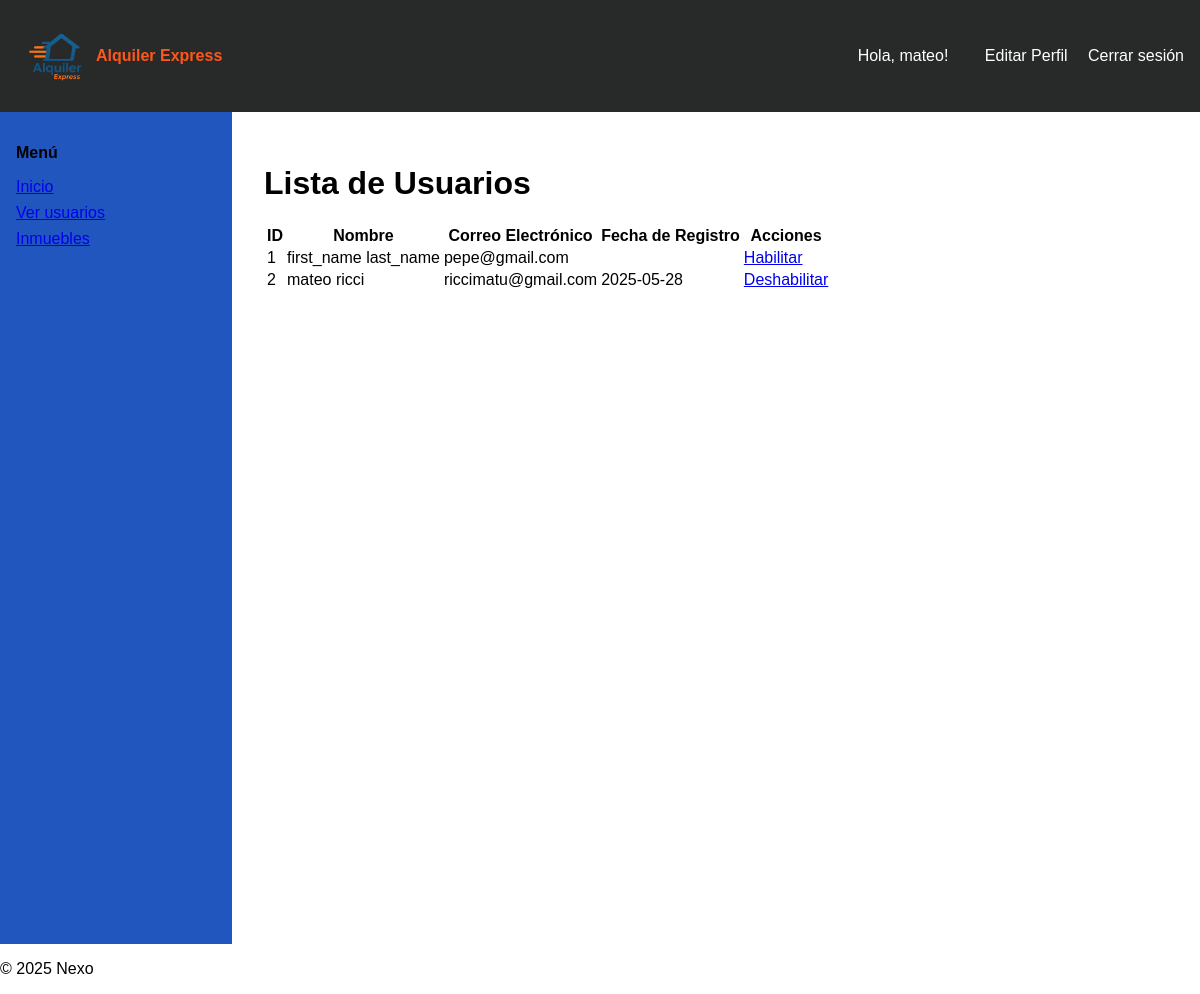
Before: /lista_usuarios/ (signed in) with the older database file.
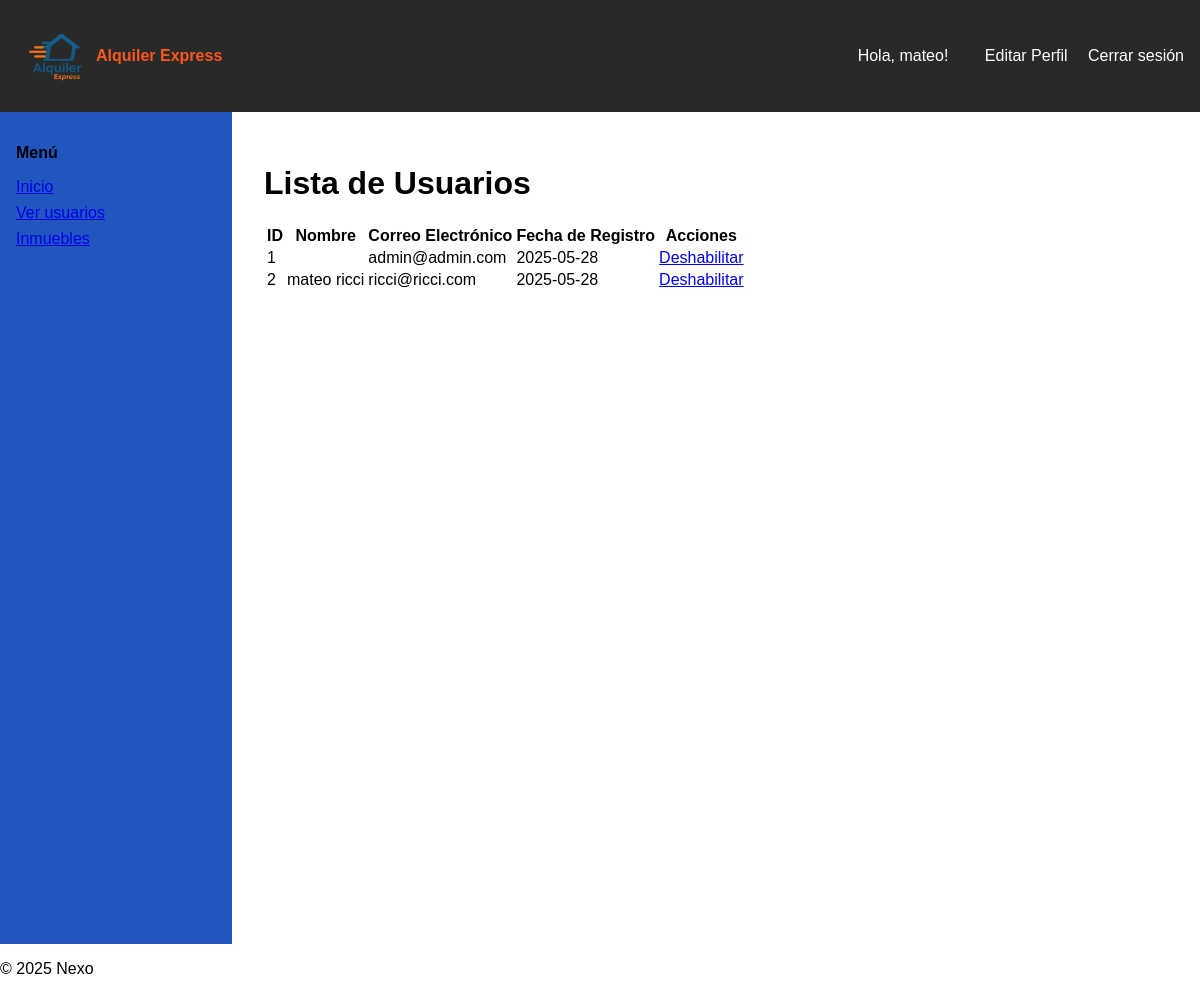
After: the same page with the newer database file.
### usuarios/models.py (models this page shows, shortened)
class Usuario(AbstractUser):
    ROLES = (
        ('admin', 'Admin'),
        ('inquilino', 'Inquilino'),
        ('empleado', 'Empleado'),
    )
    dni = models.CharField(max_length=8, unique=True, verbose_name='DNI')
    rol = models.CharField(max_length=20, choices=ROLES, default='Inquilino')

### usuarios/views.py (the view)
# urls.py: path('lista_usuarios/', views.listar_usuarios, name='lista_usuarios'),
@login_required
def listar_usuarios(request):
    if request.user.rol not in ['admin', 'empleado']:
        return redirect('home')
    usuarios = Usuario.objects.all()
    return render(request, 'usuarios/listar_usuarios.html', {'usuarios': usuarios})

### usuarios/templates/usuarios/listar_usuarios.html (shortened to what this page needs)
{% extends 'base.html' %}
{% block content %}
<h1>Lista de Usuarios</h1>
<table>
    <thead>
        <tr>
            <th>ID</th>
            <th>Nombre</th>
            <th>Correo Electrónico</th>
            <th>Fecha de Registro</th>
            <th>Acciones</th>
        </tr>
    </thead>
    <tbody>
        {% for usuario in usuarios %}
        <tr>
            <td>{{ usuario.id }}</td>
            <td>{{ usuario.first_name }} {{ usuario.last_name }}</td>
            <td>{{ usuario.email }}</td>
            <td>{{ usuario.date_joined|date:"Y-m-d" }}</td>
            <td>
                {% if usuario.is_active %}
                    <a href="{% url 'deshabilitar_usuario' usuario.id %}">Deshabilitar</a>
                {% else %}
                    <a href="{% url 'habilitar_usuario' usuario.id %}">Habilitar</a>
                {% endif %}
            </td>
        </tr>
        {% empty %}
        <tr>
            <td colspan="5">No hay usuarios registrados.</td>
        </tr>
        {% endfor %}
    </tbody>
</table>
{% endblock %}

### templates/base.html (shortened to what this page needs)
{% load static %}
<!DOCTYPE html>
<html lang="es">
<head>
</head>
<body style="margin: 0; font-family: Arial, sans-serif;">
    <nav style="background-color: #282929; color: white; padding: 1rem; display: flex; justify-content: space-between; align-items: center;">
        <div class="logo" style="display: flex; align-items: center;">
            <img src="{% static 'img/logo.png' %}" alt="Logo" style="height: 80px; width: auto;">
            <a href="{% url 'home' %}" style="color: #ff571b; font-weight: bold; text-decoration: none;">Alquiler Express</a>
        </div>
        <div class="nav-links">
            {% if user.is_authenticated %}
                <span style="margin-right: 1rem;">Hola, {{ user.first_name }}!</span>
                <a href="{% url 'editar_usuario' %}" style="color: white; text-decoration: none; margin-left: 1rem;">Editar Perfil</a>
                <a href="{% url 'logout' %}" style="color: white; text-decoration: none; margin-left: 1rem;">Cerrar sesión</a>
            {% else %}
                <a href="{% url 'login' %}" style="color: white; text-decoration: none; margin-left: 1rem;">Iniciar sesión</a>
                <a href="{% url 'registro' %}" style="color: white; text-decoration: none; margin-left: 1rem;">Registrarse</a>
            {% endif %}
        </div>
    </nav>
    <div style="display:flex;">
        <div style="width:200px; background-color:#2156bf; padding:1rem; height:100vh;">
            <p style="font-weight:bold;">Menú</p>
            <a href="{% url 'home' %}" style="display:block; margin:0.5rem 0;">Inicio</a>
            {% if user.is_authenticated %}
                {% if user.rol == 'admin' or user.rol == 'empleado' %}
                    <a href="{% url 'lista_usuarios' %}" style="display:block; margin:0.5rem 0;">Ver usuarios</a>
                {% endif %}
            {% endif %}
            <a href="{% url 'listar_inmuebles' %}" style="display:block; margin:0.5rem 0;">Inmuebles</a>
        </div>
        <div class="content" style="padding: 2rem;">
            {% block content %}
            {% endblock %}
        </div>
    </div>
    <footer>
        <p>© 2025 Nexo</p>
    </footer>
</body>
</html>

Changed rows visible on the page:
changed Usuario "mateo": email "riccimatu@gmail.com" → "ricci@ricci.com"
changed Usuario id 1: email "pepe@gmail.com" → "admin@admin.com"; date_joined (not shown) → "2025-05-28"; first_name "first_name" → (not shown); last_name "last_name" → (not shown); is_active "Habilitar" → "Deshabilitar"
